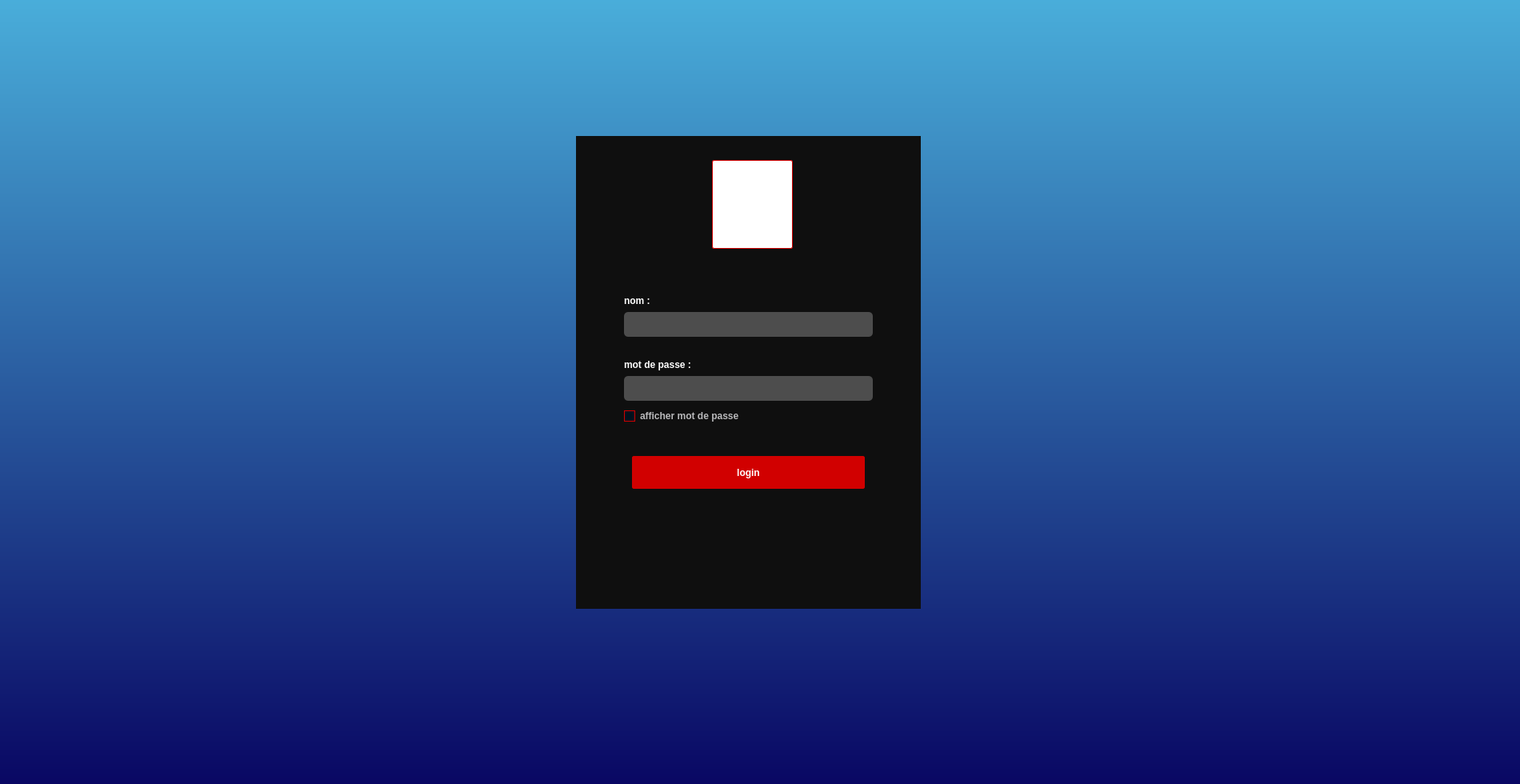
<?xml version="1.0" encoding="UTF-8"?>
<ui version="4.0">
 <class>MainWindow</class>
 <widget class="QMainWindow" name="MainWindow">
  <property name="geometry">
   <rect>
    <x>0</x>
    <y>0</y>
    <width>1900</width>
    <height>980</height>
   </rect>
  </property>
  <property name="windowTitle">
   <string>MainWindow</string>
  </property>
  <property name="styleSheet">
   <string notr="true">background-color:QLinearGradient( x1: 0, y1: 0, x2: 0, y2: 1, stop: 0 #4aafdb, stop: 1 #090763);</string>
  </property>
  <widget class="QWidget" name="centralwidget">
   <widget class="QWidget" name="widget_3" native="true">
    <property name="geometry">
     <rect>
      <x>720</x>
      <y>170</y>
      <width>431</width>
      <height>591</height>
     </rect>
    </property>
    <property name="styleSheet">
     <string notr="true">QWidget
{
	background-color: #0f0f0f;
	color: #fff;
	border-color: #000000;

}


/*-----QLabel-----*/
QLabel
{
	background-color: transparent;
	color: #fff;
	font-weight: bold;
	border-color: #000000;

}


/*-----QPushButton-----*/
#icone{
     background-color: #ffffff;
	color: #fff;
	font-weight: bold;
	border: 1px solid #d10000;  
	border-radius: 2px;
	padding: 5px;

}
QPushButton
{
	background-color: #d10000;
	color: #fff;
	font-weight: bold;
	border: 1px solid #d10000;  
	border-radius: 2px;
	padding: 5px;

}


QPushButton::hover
{
	background-color: #ad0000;
	color: #fff;

}


QPushButton::pressed
{
	background-color: #e00000;
	color: #fff;

}


/*-----QToolButton-----*/
QToolButton
{
	background-color: transparent;
	color: #000000;
	border-style: solid;
	border-color: #000000;

}


QToolButton::hover
{
	background-color: #d10000;
	color: #000000;
	border-radius: 15px;
	border-color: #d10000;

}


QToolButton::pressed
{
	background-color: #d10000;
	color: #000000;
	border-style: solid;
	border-width: 0px;

}


/*-----QLineEdit-----*/
QLineEdit{
	background-color: #4d4d4d;
	color: #fff;
	font-weight: bold;
	border-style: solid;
	border-radius: 5px;
	padding: 5px;

}


/*-----QCheckBox-----*/
QCheckBox
{
	background-color: transparent;
	color: #b9b9bb;
	font-weight: bold;

}


QCheckBox::indicator
{
    color: #b1b1b1;
    background-color: #00111d;
    border: 1px solid #d10000;
    width: 12px;
    height: 12px;

}


QCheckBox::indicator:checked
{
    image:url(&quot;./ressources/check.png&quot;); /*To replace*/
	background-color: #d10000;
    border: 1px solid #d10000;

}


QCheckBox::indicator:unchecked:hover
{
    border: 1px solid #ff0000;

}


QCheckBox::disabled
{
	color: #656565;

}


QCheckBox::indicator:disabled
{
	background-color: #656565;
	color: #656565;
    border: 1px solid #656565;

}
</string>
    </property>
    <widget class="QLineEdit" name="lineEdit_nom">
     <property name="geometry">
      <rect>
       <x>60</x>
       <y>220</y>
       <width>311</width>
       <height>31</height>
      </rect>
     </property>
    </widget>
    <widget class="QLineEdit" name="lineEdit_mdp">
     <property name="geometry">
      <rect>
       <x>60</x>
       <y>300</y>
       <width>311</width>
       <height>31</height>
      </rect>
     </property>
    </widget>
    <widget class="QLabel" name="label_18">
     <property name="geometry">
      <rect>
       <x>60</x>
       <y>190</y>
       <width>161</width>
       <height>31</height>
      </rect>
     </property>
     <property name="text">
      <string>nom :</string>
     </property>
    </widget>
    <widget class="QLabel" name="label_19">
     <property name="geometry">
      <rect>
       <x>60</x>
       <y>270</y>
       <width>161</width>
       <height>31</height>
      </rect>
     </property>
     <property name="text">
      <string>mot de passe :</string>
     </property>
    </widget>
    <widget class="QPushButton" name="pushButton_9">
     <property name="geometry">
      <rect>
       <x>70</x>
       <y>400</y>
       <width>291</width>
       <height>41</height>
      </rect>
     </property>
     <property name="text">
      <string>login</string>
     </property>
    </widget>
    <widget class="QPushButton" name="icone">
     <property name="geometry">
      <rect>
       <x>170</x>
       <y>30</y>
       <width>101</width>
       <height>111</height>
      </rect>
     </property>
     <property name="text">
      <string/>
     </property>
     <property name="icon">
      <iconset resource="style.qrc">
       <normaloff>:/new/prefix1/icons/emp.png</normaloff>:/new/prefix1/icons/emp.png</iconset>
     </property>
     <property name="iconSize">
      <size>
       <width>120</width>
       <height>150</height>
      </size>
     </property>
     <property name="checkable">
      <bool>false</bool>
     </property>
    </widget>
    <widget class="QCheckBox" name="checkBox">
     <property name="geometry">
      <rect>
       <x>60</x>
       <y>340</y>
       <width>191</width>
       <height>20</height>
      </rect>
     </property>
     <property name="text">
      <string>afficher mot de passe</string>
     </property>
    </widget>
   </widget>
   <widget class="QLabel" name="label">
    <property name="geometry">
     <rect>
      <x>0</x>
      <y>-10</y>
      <width>1951</width>
      <height>991</height>
     </rect>
    </property>
    <property name="text">
     <string/>
    </property>
    <property name="pixmap">
     <pixmap resource="style.qrc">:/new/prefix1/icons/blue2.png</pixmap>
    </property>
   </widget>
   <zorder>label</zorder>
   <zorder>widget_3</zorder>
  </widget>
 </widget>
 <resources>
  <include location="style.qrc"/>
 </resources>
 <connections/>
</ui>
